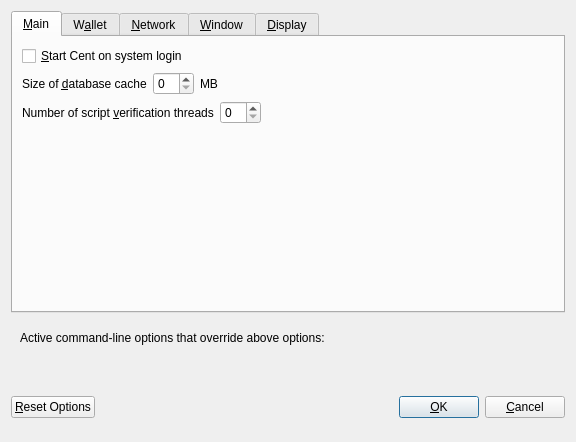
<?xml version="1.0" encoding="UTF-8"?>
<ui version="4.0">
 <class>OptionsDialog</class>
 <widget class="QDialog" name="OptionsDialog">
  <property name="geometry">
   <rect>
    <x>0</x>
    <y>0</y>
    <width>576</width>
    <height>442</height>
   </rect>
  </property>
  <property name="windowTitle">
   <string>Options</string>
  </property>
  <property name="modal">
   <bool>true</bool>
  </property>
  <layout class="QVBoxLayout" name="verticalLayout">
   <item>
    <widget class="QTabWidget" name="tabWidget">
     <property name="currentIndex">
      <number>0</number>
     </property>
     <widget class="QWidget" name="tabMain">
      <attribute name="title">
       <string>&amp;Main</string>
      </attribute>
      <layout class="QVBoxLayout" name="verticalLayout_Main">
       <item>
        <widget class="QCheckBox" name="bitcoinAtStartup">
         <property name="toolTip">
          <string>Automatically start Cent after logging in to the system.</string>
         </property>
         <property name="text">
          <string>&amp;Start Cent on system login</string>
         </property>
        </widget>
       </item>
       <item>
        <layout class="QHBoxLayout" name="horizontalLayout_2_Main">
         <item>
          <widget class="QLabel" name="databaseCacheLabel">
           <property name="text">
            <string>Size of &amp;database cache</string>
           </property>
           <property name="textFormat">
            <enum>Qt::PlainText</enum>
           </property>
           <property name="buddy">
            <cstring>databaseCache</cstring>
           </property>
          </widget>
         </item>
         <item>
          <widget class="QSpinBox" name="databaseCache"/>
         </item>
         <item>
          <widget class="QLabel" name="databaseCacheUnitLabel">
           <property name="text">
            <string>MB</string>
           </property>
           <property name="textFormat">
            <enum>Qt::PlainText</enum>
           </property>
          </widget>
         </item>
         <item>
          <spacer name="horizontalSpacer_2_Main">
           <property name="orientation">
            <enum>Qt::Horizontal</enum>
           </property>
           <property name="sizeHint" stdset="0">
            <size>
             <width>40</width>
             <height>20</height>
            </size>
           </property>
          </spacer>
         </item>
        </layout>
       </item>
       <item>
        <layout class="QHBoxLayout" name="horizontalLayout_3_Main">
         <item>
          <widget class="QLabel" name="threadsScriptVerifLabel">
           <property name="text">
            <string>Number of script &amp;verification threads</string>
           </property>
           <property name="textFormat">
            <enum>Qt::PlainText</enum>
           </property>
           <property name="buddy">
            <cstring>threadsScriptVerif</cstring>
           </property>
          </widget>
         </item>
         <item>
          <widget class="QSpinBox" name="threadsScriptVerif">
           <property name="toolTip">
            <string>(0 = auto, &lt;0 = leave that many cores free)</string>
           </property>
          </widget>
         </item>
         <item>
          <spacer name="horizontalSpacer_3_Main">
           <property name="orientation">
            <enum>Qt::Horizontal</enum>
           </property>
           <property name="sizeHint" stdset="0">
            <size>
             <width>40</width>
             <height>20</height>
            </size>
           </property>
          </spacer>
         </item>
        </layout>
       </item>
       <item>
        <spacer name="verticalSpacer_2">
         <property name="orientation">
          <enum>Qt::Vertical</enum>
         </property>
         <property name="sizeHint" stdset="0">
          <size>
           <width>20</width>
           <height>40</height>
          </size>
         </property>
        </spacer>
       </item>
      </layout>
     </widget>
     <widget class="QWidget" name="tabWallet">
      <attribute name="title">
       <string>W&amp;allet</string>
      </attribute>
      <layout class="QVBoxLayout" name="verticalLayout_Wallet">
       <item>
        <layout class="QHBoxLayout" name="horizontalLayout_2_Wallet">
         <item>
          <widget class="QLabel" name="labelStakeSplitThresholdText">
           <property name="text">
            <string>Stake split threshold:</string>
           </property>
          </widget>
         </item>
         <item>
          <widget class="QSpinBox" name="spinBoxStakeSplitThreshold">
           <property name="minimum">
            <number>1</number>
           </property>
           <property name="maximum">
            <number>999999</number>
           </property>
          </widget>
         </item>
        </layout>
       </item>
       <item>
        <widget class="QGroupBox" name="groupBox">
         <property name="title">
          <string>Expert</string>
         </property>
         <layout class="QVBoxLayout" name="verticalLayout_2">
          <item>
           <widget class="QCheckBox" name="coinControlFeatures">
            <property name="toolTip">
             <string>Whether to show coin control features or not.</string>
            </property>
            <property name="text">
             <string>Enable coin &amp;control features</string>
            </property>
           </widget>
          </item>
          <item>
           <widget class="QCheckBox" name="showMasternodesTab">
            <property name="toolTip">
             <string>Show additional tab listing all your masternodes in first sub-tab&lt;br/&gt;and all masternodes on the network in second sub-tab.</string>
            </property>
            <property name="text">
             <string>Show Masternodes Tab</string>
            </property>
           </widget>
          </item>
          <item>
           <widget class="QCheckBox" name="spendZeroConfChange">
            <property name="toolTip">
             <string>If you disable the spending of unconfirmed change, the change from a transaction&lt;br/&gt;cannot be used until that transaction has at least one confirmation.&lt;br/&gt;This also affects how your balance is computed.</string>
            </property>
            <property name="text">
             <string>&amp;Spend unconfirmed change</string>
            </property>
           </widget>
          </item>
         </layout>
        </widget>
       </item>
       <item>
        <spacer name="verticalSpacer_Wallet">
         <property name="orientation">
          <enum>Qt::Vertical</enum>
         </property>
         <property name="sizeHint" stdset="0">
          <size>
           <width>20</width>
           <height>40</height>
          </size>
         </property>
        </spacer>
       </item>
      </layout>
     </widget>
     <widget class="QWidget" name="tabNetwork">
      <attribute name="title">
       <string>&amp;Network</string>
      </attribute>
      <layout class="QVBoxLayout" name="verticalLayout_Network">
       <item>
        <widget class="QCheckBox" name="mapPortUpnp">
         <property name="toolTip">
          <string>Automatically open the Cent client port on the router. This only works when your router supports UPnP and it is enabled.</string>
         </property>
         <property name="text">
          <string>Map port using &amp;UPnP</string>
         </property>
        </widget>
       </item>
       <item>
        <widget class="QCheckBox" name="allowIncoming">
         <property name="toolTip">
          <string>Accept connections from outside</string>
         </property>
         <property name="text">
          <string>Allow incoming connections</string>
         </property>
        </widget>
       </item>
       <item>
        <widget class="QCheckBox" name="connectSocks">
         <property name="toolTip">
          <string>Connect to the Cent network through a SOCKS5 proxy.</string>
         </property>
         <property name="text">
          <string>&amp;Connect through SOCKS5 proxy (default proxy):</string>
         </property>
        </widget>
       </item>
       <item>
        <layout class="QHBoxLayout" name="horizontalLayout_1_Network">
         <item>
          <widget class="QLabel" name="proxyIpLabel">
           <property name="text">
            <string>Proxy &amp;IP:</string>
           </property>
           <property name="textFormat">
            <enum>Qt::PlainText</enum>
           </property>
           <property name="buddy">
            <cstring>proxyIp</cstring>
           </property>
          </widget>
         </item>
         <item>
          <widget class="QValidatedLineEdit" name="proxyIp">
           <property name="minimumSize">
            <size>
             <width>140</width>
             <height>0</height>
            </size>
           </property>
           <property name="maximumSize">
            <size>
             <width>140</width>
             <height>16777215</height>
            </size>
           </property>
           <property name="toolTip">
            <string>IP address of the proxy (e.g. IPv4: 127.0.0.1 / IPv6: ::1)</string>
           </property>
          </widget>
         </item>
         <item>
          <widget class="QLabel" name="proxyPortLabel">
           <property name="text">
            <string>&amp;Port:</string>
           </property>
           <property name="textFormat">
            <enum>Qt::PlainText</enum>
           </property>
           <property name="buddy">
            <cstring>proxyPort</cstring>
           </property>
          </widget>
         </item>
         <item>
          <widget class="QLineEdit" name="proxyPort">
           <property name="minimumSize">
            <size>
             <width>55</width>
             <height>0</height>
            </size>
           </property>
           <property name="maximumSize">
            <size>
             <width>55</width>
             <height>16777215</height>
            </size>
           </property>
           <property name="toolTip">
            <string>Port of the proxy (e.g. 9050)</string>
           </property>
          </widget>
         </item>
         <item>
          <spacer name="horizontalSpacer_1_Network">
           <property name="orientation">
            <enum>Qt::Horizontal</enum>
           </property>
           <property name="sizeHint" stdset="0">
            <size>
             <width>40</width>
             <height>20</height>
            </size>
           </property>
          </spacer>
         </item>
        </layout>
       </item>
       <item>
        <spacer name="verticalSpacer_Network">
         <property name="orientation">
          <enum>Qt::Vertical</enum>
         </property>
         <property name="sizeHint" stdset="0">
          <size>
           <width>20</width>
           <height>40</height>
          </size>
         </property>
        </spacer>
       </item>
      </layout>
     </widget>
     <widget class="QWidget" name="tabWindow">
      <attribute name="title">
       <string>&amp;Window</string>
      </attribute>
      <layout class="QVBoxLayout" name="verticalLayout_Window">
       <item>
        <widget class="QCheckBox" name="minimizeToTray">
         <property name="toolTip">
          <string>Show only a tray icon after minimizing the window.</string>
         </property>
         <property name="text">
          <string>&amp;Minimize to the tray instead of the taskbar</string>
         </property>
        </widget>
       </item>
       <item>
        <widget class="QCheckBox" name="minimizeOnClose">
         <property name="toolTip">
          <string>Minimize instead of exit the application when the window is closed. When this option is enabled, the application will be closed only after selecting Quit in the menu.</string>
         </property>
         <property name="text">
          <string>M&amp;inimize on close</string>
         </property>
        </widget>
       </item>
       <item>
        <spacer name="verticalSpacer_Window">
         <property name="orientation">
          <enum>Qt::Vertical</enum>
         </property>
         <property name="sizeHint" stdset="0">
          <size>
           <width>20</width>
           <height>40</height>
          </size>
         </property>
        </spacer>
       </item>
      </layout>
     </widget>
     <widget class="QWidget" name="tabDisplay">
      <attribute name="title">
       <string>&amp;Display</string>
      </attribute>
      <layout class="QVBoxLayout" name="verticalLayout_Display">
       <item>
        <layout class="QHBoxLayout" name="horizontalLayout_1_Display">
         <item>
          <widget class="QLabel" name="langLabel">
           <property name="text">
            <string>User Interface &amp;language:</string>
           </property>
           <property name="textFormat">
            <enum>Qt::PlainText</enum>
           </property>
           <property name="buddy">
            <cstring>lang</cstring>
           </property>
          </widget>
         </item>
         <item>
          <widget class="QValueComboBox" name="lang">
           <property name="toolTip">
            <string>The user interface language can be set here. This setting will take effect after restarting Cent.</string>
           </property>
          </widget>
         </item>
        </layout>
       </item>
       <item>
        <widget class="Line" name="line">
         <property name="orientation">
          <enum>Qt::Horizontal</enum>
         </property>
        </widget>
       </item>
       <item>
        <layout class="QHBoxLayout" name="horizontalLayout_2_Display">
         <item>
          <widget class="QLabel" name="unitLabel">
           <property name="text">
            <string>&amp;Unit to show amounts in:</string>
           </property>
           <property name="textFormat">
            <enum>Qt::PlainText</enum>
           </property>
           <property name="buddy">
            <cstring>unit</cstring>
           </property>
          </widget>
         </item>
         <item>
          <widget class="QValueComboBox" name="unit">
           <property name="toolTip">
            <string>Choose the default subdivision unit to show in the interface and when sending coins.</string>
           </property>
          </widget>
         </item>
        </layout>
       </item>
       <item>
        <layout class="QHBoxLayout" name="horizontalLayout_5_Display">
         <item>
          <widget class="QLabel" name="digitsLabel">
           <property name="text">
            <string>Decimal digits</string>
           </property>
          </widget>
         </item>
         <item>
          <widget class="QValueComboBox" name="digits"/>
         </item>
        </layout>
       </item>
       <item>
        <layout class="QHBoxLayout" name="horizontalLayout_3_Display">
         <item>
          <widget class="QLabel" name="thirdPartyTxUrlsLabel">
           <property name="toolTip">
            <string>Third party URLs (e.g. a block explorer) that appear in the transactions tab as context menu items. %s in the URL is replaced by transaction hash. Multiple URLs are separated by vertical bar |.</string>
           </property>
           <property name="text">
            <string>Third party transaction URLs</string>
           </property>
           <property name="buddy">
            <cstring>thirdPartyTxUrls</cstring>
           </property>
          </widget>
         </item>
         <item>
          <widget class="QLineEdit" name="thirdPartyTxUrls">
           <property name="toolTip">
            <string>Third party URLs (e.g. a block explorer) that appear in the transactions tab as context menu items. %s in the URL is replaced by transaction hash. Multiple URLs are separated by vertical bar |.</string>
           </property>
          </widget>
         </item>
        </layout>
       </item>
       <item>
        <spacer name="verticalSpacer">
         <property name="orientation">
          <enum>Qt::Vertical</enum>
         </property>
         <property name="sizeHint" stdset="0">
          <size>
           <width>20</width>
           <height>40</height>
          </size>
         </property>
        </spacer>
       </item>
      </layout>
     </widget>
    </widget>
   </item>
   <item>
    <widget class="QFrame" name="frame">
     <layout class="QVBoxLayout" name="verticalLayout_Bottom">
      <item>
       <layout class="QHBoxLayout" name="horizontalLayout_Bottom">
        <item>
         <widget class="QLabel" name="overriddenByCommandLineInfoLabel">
          <property name="text">
           <string>Active command-line options that override above options:</string>
          </property>
          <property name="textFormat">
           <enum>Qt::PlainText</enum>
          </property>
         </widget>
        </item>
        <item>
         <spacer name="horizontalSpacer_Bottom">
          <property name="orientation">
           <enum>Qt::Horizontal</enum>
          </property>
          <property name="sizeHint" stdset="0">
           <size>
            <width>40</width>
            <height>20</height>
           </size>
          </property>
         </spacer>
        </item>
       </layout>
      </item>
      <item>
       <widget class="QLabel" name="overriddenByCommandLineLabel">
        <property name="text">
         <string/>
        </property>
        <property name="textFormat">
         <enum>Qt::PlainText</enum>
        </property>
        <property name="wordWrap">
         <bool>true</bool>
        </property>
       </widget>
      </item>
     </layout>
    </widget>
   </item>
   <item>
    <layout class="QHBoxLayout" name="horizontalLayout_Buttons">
     <item>
      <widget class="QPushButton" name="resetButton">
       <property name="toolTip">
        <string>Reset all client options to default.</string>
       </property>
       <property name="text">
        <string>&amp;Reset Options</string>
       </property>
       <property name="autoDefault">
        <bool>false</bool>
       </property>
      </widget>
     </item>
     <item>
      <spacer name="horizontalSpacer_1">
       <property name="orientation">
        <enum>Qt::Horizontal</enum>
       </property>
       <property name="sizeHint" stdset="0">
        <size>
         <width>40</width>
         <height>48</height>
        </size>
       </property>
      </spacer>
     </item>
     <item>
      <widget class="QLabel" name="statusLabel">
       <property name="minimumSize">
        <size>
         <width>200</width>
         <height>0</height>
        </size>
       </property>
       <property name="font">
        <font>
         <weight>75</weight>
         <bold>true</bold>
        </font>
       </property>
       <property name="text">
        <string/>
       </property>
       <property name="textFormat">
        <enum>Qt::PlainText</enum>
       </property>
       <property name="wordWrap">
        <bool>true</bool>
       </property>
      </widget>
     </item>
     <item>
      <spacer name="horizontalSpacer_2">
       <property name="orientation">
        <enum>Qt::Horizontal</enum>
       </property>
       <property name="sizeHint" stdset="0">
        <size>
         <width>40</width>
         <height>48</height>
        </size>
       </property>
      </spacer>
     </item>
     <item>
      <widget class="QPushButton" name="okButton">
       <property name="text">
        <string>&amp;OK</string>
       </property>
       <property name="autoDefault">
        <bool>false</bool>
       </property>
       <property name="default">
        <bool>true</bool>
       </property>
      </widget>
     </item>
     <item>
      <widget class="QPushButton" name="cancelButton">
       <property name="text">
        <string>&amp;Cancel</string>
       </property>
       <property name="autoDefault">
        <bool>false</bool>
       </property>
      </widget>
     </item>
    </layout>
   </item>
  </layout>
 </widget>
 <customwidgets>
  <customwidget>
   <class>QValidatedLineEdit</class>
   <extends>QLineEdit</extends>
   <header>qvalidatedlineedit.h</header>
  </customwidget>
  <customwidget>
   <class>QValueComboBox</class>
   <extends>QComboBox</extends>
   <header>qvaluecombobox.h</header>
  </customwidget>
 </customwidgets>
 <resources/>
 <connections/>
</ui>
